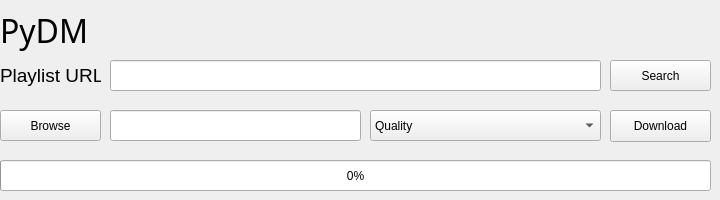
    <widget class="QWidget" name="tab_2">
     <attribute name="title">
      <string>Play List Downloader</string>
     </attribute>
     <widget class="QComboBox" name="comboBox_2">
      <property name="geometry">
       <rect>
        <x>370</x>
        <y>110</y>
        <width>231</width>
        <height>31</height>
       </rect>
      </property>
      <item>
       <property name="text">
        <string>Quality</string>
       </property>
      </item>
     </widget>
     <widget class="QLabel" name="label_2">
      <property name="geometry">
       <rect>
        <x>0</x>
        <y>60</y>
        <width>101</width>
        <height>31</height>
       </rect>
      </property>
      <property name="font">
       <font>
        <pointsize>14</pointsize>
       </font>
      </property>
      <property name="text">
       <string>Playlist URL</string>
      </property>
     </widget>
     <widget class="QPushButton" name="Download2">
      <property name="geometry">
       <rect>
        <x>610</x>
        <y>110</y>
        <width>101</width>
        <height>32</height>
       </rect>
      </property>
      <property name="text">
       <string>Download</string>
      </property>
     </widget>
     <widget class="QPushButton" name="pushButton_2">
      <property name="geometry">
       <rect>
        <x>0</x>
        <y>110</y>
        <width>101</width>
        <height>31</height>
       </rect>
      </property>
      <property name="text">
       <string>Browse</string>
      </property>
     </widget>
     <widget class="QLineEdit" name="lineEdit_3">
      <property name="geometry">
       <rect>
        <x>110</x>
        <y>110</y>
        <width>251</width>
        <height>31</height>
       </rect>
      </property>
     </widget>
     <widget class="QLineEdit" name="lineEdit_2">
      <property name="geometry">
       <rect>
        <x>110</x>
        <y>60</y>
        <width>491</width>
        <height>31</height>
       </rect>
      </property>
     </widget>
     <widget class="QPushButton" name="Download1_3">
      <property name="geometry">
       <rect>
        <x>610</x>
        <y>60</y>
        <width>101</width>
        <height>31</height>
       </rect>
      </property>
      <property name="text">
       <string>Search</string>
      </property>
     </widget>
     <widget class="QLabel" name="Title_2">
      <property name="geometry">
       <rect>
        <x>0</x>
        <y>10</y>
        <width>701</width>
        <height>41</height>
       </rect>
      </property>
      <property name="font">
       <font>
        <family>Gotham Bold</family>
        <pointsize>24</pointsize>
        <weight>50</weight>
        <italic>false</italic>
        <bold>false</bold>
        <underline>false</underline>
        <strikeout>false</strikeout>
        <kerning>true</kerning>
       </font>
      </property>
      <property name="text">
       <string>PyDM</string>
      </property>
     </widget>
     <widget class="QProgressBar" name="progressBar_2">
      <property name="geometry">
       <rect>
        <x>0</x>
        <y>160</y>
        <width>711</width>
        <height>31</height>
       </rect>
      </property>
      <property name="value">
       <number>0</number>
      </property>
     </widget>
    </widget>
